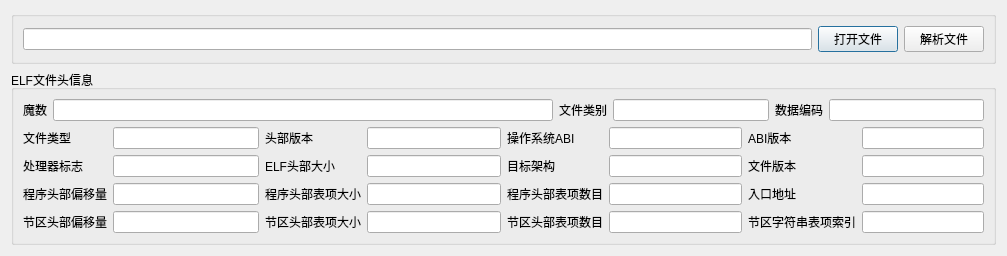
<?xml version="1.0" encoding="UTF-8"?>
<ui version="4.0">
 <class>MainDlg</class>
 <widget class="QDialog" name="MainDlg">
  <property name="geometry">
   <rect>
    <x>0</x>
    <y>0</y>
    <width>1007</width>
    <height>232</height>
   </rect>
  </property>
  <property name="windowTitle">
   <string>Dialog</string>
  </property>
  <layout class="QVBoxLayout" name="verticalLayout_2">
   <item>
    <widget class="QGroupBox" name="groupBox">
     <property name="title">
      <string/>
     </property>
     <layout class="QHBoxLayout" name="horizontalLayout">
      <item>
       <widget class="QLineEdit" name="p_line_file_path">
        <property name="readOnly">
         <bool>true</bool>
        </property>
       </widget>
      </item>
      <item>
       <widget class="QPushButton" name="p_btn_open_file">
        <property name="text">
         <string>打开文件</string>
        </property>
       </widget>
      </item>
      <item>
       <widget class="QPushButton" name="p_btn_parse">
        <property name="text">
         <string>解析文件</string>
        </property>
       </widget>
      </item>
     </layout>
    </widget>
   </item>
   <item>
    <widget class="QGroupBox" name="groupBox_2">
     <property name="title">
      <string>ELF文件头信息</string>
     </property>
     <layout class="QVBoxLayout" name="verticalLayout">
      <item>
       <layout class="QHBoxLayout" name="horizontalLayout_2">
        <item>
         <widget class="QLabel" name="label">
          <property name="text">
           <string>魔数</string>
          </property>
         </widget>
        </item>
        <item>
         <widget class="QLineEdit" name="p_line_ident">
          <property name="minimumSize">
           <size>
            <width>500</width>
            <height>0</height>
           </size>
          </property>
          <property name="readOnly">
           <bool>true</bool>
          </property>
         </widget>
        </item>
        <item>
         <widget class="QLabel" name="label_6">
          <property name="text">
           <string>文件类别</string>
          </property>
         </widget>
        </item>
        <item>
         <widget class="QLineEdit" name="p_line_file_class">
          <property name="readOnly">
           <bool>true</bool>
          </property>
         </widget>
        </item>
        <item>
         <widget class="QLabel" name="label_2">
          <property name="text">
           <string>数据编码</string>
          </property>
         </widget>
        </item>
        <item>
         <widget class="QLineEdit" name="p_line_file_data">
          <property name="readOnly">
           <bool>true</bool>
          </property>
         </widget>
        </item>
       </layout>
      </item>
      <item>
       <layout class="QHBoxLayout" name="horizontalLayout_3">
        <item>
         <layout class="QFormLayout" name="formLayout">
          <item row="0" column="0">
           <widget class="QLabel" name="label_7">
            <property name="text">
             <string>文件类型</string>
            </property>
           </widget>
          </item>
          <item row="0" column="1">
           <widget class="QLineEdit" name="p_line_etype">
            <property name="readOnly">
             <bool>true</bool>
            </property>
           </widget>
          </item>
          <item row="1" column="0">
           <widget class="QLabel" name="label_13">
            <property name="text">
             <string>处理器标志</string>
            </property>
           </widget>
          </item>
          <item row="1" column="1">
           <widget class="QLineEdit" name="p_line_flags">
            <property name="readOnly">
             <bool>true</bool>
            </property>
           </widget>
          </item>
          <item row="2" column="0">
           <widget class="QLabel" name="label_11">
            <property name="text">
             <string>程序头部偏移量</string>
            </property>
           </widget>
          </item>
          <item row="2" column="1">
           <widget class="QLineEdit" name="p_line_ph_offset">
            <property name="readOnly">
             <bool>true</bool>
            </property>
           </widget>
          </item>
          <item row="3" column="0">
           <widget class="QLabel" name="label_12">
            <property name="text">
             <string>节区头部偏移量</string>
            </property>
           </widget>
          </item>
          <item row="3" column="1">
           <widget class="QLineEdit" name="p_line_sh_offset">
            <property name="readOnly">
             <bool>true</bool>
            </property>
           </widget>
          </item>
         </layout>
        </item>
        <item>
         <layout class="QFormLayout" name="formLayout_2">
          <item row="0" column="0">
           <widget class="QLabel" name="label_8">
            <property name="text">
             <string>头部版本</string>
            </property>
           </widget>
          </item>
          <item row="0" column="1">
           <widget class="QLineEdit" name="p_line_header_version">
            <property name="readOnly">
             <bool>true</bool>
            </property>
           </widget>
          </item>
          <item row="1" column="0">
           <widget class="QLabel" name="label_14">
            <property name="text">
             <string>ELF头部大小</string>
            </property>
           </widget>
          </item>
          <item row="1" column="1">
           <widget class="QLineEdit" name="p_line_header_size">
            <property name="readOnly">
             <bool>true</bool>
            </property>
           </widget>
          </item>
          <item row="2" column="0">
           <widget class="QLabel" name="label_15">
            <property name="text">
             <string>程序头部表项大小</string>
            </property>
           </widget>
          </item>
          <item row="2" column="1">
           <widget class="QLineEdit" name="p_line_ph_size">
            <property name="readOnly">
             <bool>true</bool>
            </property>
           </widget>
          </item>
          <item row="3" column="0">
           <widget class="QLabel" name="label_17">
            <property name="text">
             <string>节区头部表项大小</string>
            </property>
           </widget>
          </item>
          <item row="3" column="1">
           <widget class="QLineEdit" name="p_line_sh_size">
            <property name="readOnly">
             <bool>true</bool>
            </property>
           </widget>
          </item>
         </layout>
        </item>
        <item>
         <layout class="QFormLayout" name="formLayout_3">
          <item row="0" column="0">
           <widget class="QLabel" name="label_9">
            <property name="text">
             <string>操作系统ABI</string>
            </property>
           </widget>
          </item>
          <item row="0" column="1">
           <widget class="QLineEdit" name="p_line_osabi">
            <property name="readOnly">
             <bool>true</bool>
            </property>
           </widget>
          </item>
          <item row="1" column="0">
           <widget class="QLabel" name="label_3">
            <property name="text">
             <string>目标架构</string>
            </property>
           </widget>
          </item>
          <item row="1" column="1">
           <widget class="QLineEdit" name="p_line_machine">
            <property name="readOnly">
             <bool>true</bool>
            </property>
           </widget>
          </item>
          <item row="2" column="0">
           <widget class="QLabel" name="label_16">
            <property name="text">
             <string>程序头部表项数目</string>
            </property>
           </widget>
          </item>
          <item row="2" column="1">
           <widget class="QLineEdit" name="p_line_ph_num">
            <property name="readOnly">
             <bool>true</bool>
            </property>
           </widget>
          </item>
          <item row="3" column="0">
           <widget class="QLabel" name="label_18">
            <property name="text">
             <string>节区头部表项数目</string>
            </property>
           </widget>
          </item>
          <item row="3" column="1">
           <widget class="QLineEdit" name="p_line_sh_num">
            <property name="readOnly">
             <bool>true</bool>
            </property>
           </widget>
          </item>
         </layout>
        </item>
        <item>
         <layout class="QFormLayout" name="formLayout_4">
          <item row="0" column="0">
           <widget class="QLabel" name="label_10">
            <property name="text">
             <string>ABI版本</string>
            </property>
           </widget>
          </item>
          <item row="0" column="1">
           <widget class="QLineEdit" name="p_line_abi_version">
            <property name="readOnly">
             <bool>true</bool>
            </property>
           </widget>
          </item>
          <item row="1" column="0">
           <widget class="QLabel" name="label_4">
            <property name="text">
             <string>文件版本</string>
            </property>
           </widget>
          </item>
          <item row="1" column="1">
           <widget class="QLineEdit" name="p_line_version">
            <property name="text">
             <string/>
            </property>
            <property name="readOnly">
             <bool>true</bool>
            </property>
           </widget>
          </item>
          <item row="2" column="0">
           <widget class="QLabel" name="label_5">
            <property name="text">
             <string>入口地址</string>
            </property>
           </widget>
          </item>
          <item row="2" column="1">
           <widget class="QLineEdit" name="p_line_entry">
            <property name="readOnly">
             <bool>true</bool>
            </property>
           </widget>
          </item>
          <item row="3" column="0">
           <widget class="QLabel" name="label_19">
            <property name="text">
             <string>节区字符串表项索引</string>
            </property>
           </widget>
          </item>
          <item row="3" column="1">
           <widget class="QLineEdit" name="p_line_sh_str_index">
            <property name="readOnly">
             <bool>true</bool>
            </property>
           </widget>
          </item>
         </layout>
        </item>
       </layout>
      </item>
     </layout>
    </widget>
   </item>
  </layout>
 </widget>
 <resources/>
 <connections/>
</ui>
